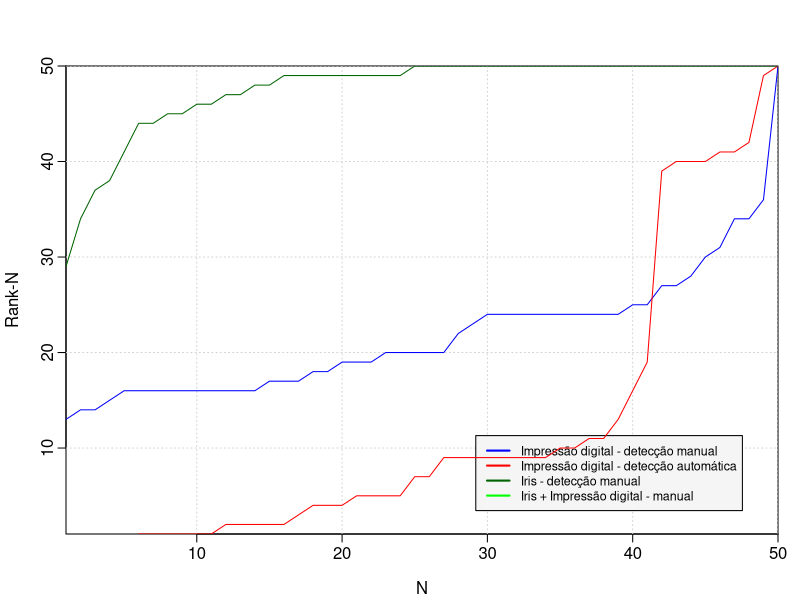

The R script that drew this image:
#!/usr/bin/env Rscript
pdf(file="nthrank.pdf")

par(mgp = c(2.2,0.45,0), tcl = -0.4, mar = c(3.3,3.3,3.3,1.1))
plot(c(1:50), c(1:50), xlab = "N", ylab = "Rank-N", type="n", xlim = range(1:50), ylim = range(1:50), xaxs="i", yaxs="i")
grid(col = "lightgray", lty = "dotted", lwd = par("lwd"), equilogs = TRUE)
legend("bottomright", inset=.05, cex = 0.75, c("Impressão digital - detecção manual", "Impressão digital - detecção automática", "Iris - detecção manual", "Iris + Impressão digital - manual"), lty=c(1,1,1,1), lwd=c(2,2,2,2), col=c("blue", "red", "darkgreen", "green"), bg="grey96")

par(new = TRUE)
rank <- scan("fingerprint/true/nthrank.txt")
plot(c(1:50), rank, col="blue", pch=16, type="l", axes = FALSE, ann = FALSE, xaxs="i", yaxs="i", xlim = range(1:50), ylim = range(1:50))

par(new = TRUE)
rank <- scan("fingerprint/automatic/nthrank.txt")
plot(c(1:50), rank, type='l', pch=16, col="red", axes = FALSE, ann = FALSE, xaxs="i", yaxs="i", xlim = range(1:50), ylim = range(1:50))

par(new = TRUE)
rank <- scan("iris/solo/nthrank.txt")
plot(c(1:50), rank, type='l', pch=16, col="darkgreen", axes = FALSE, ann = FALSE, xaxs="i", yaxs="i", xlim = range(1:50), ylim = range(1:50))

dev.off()
